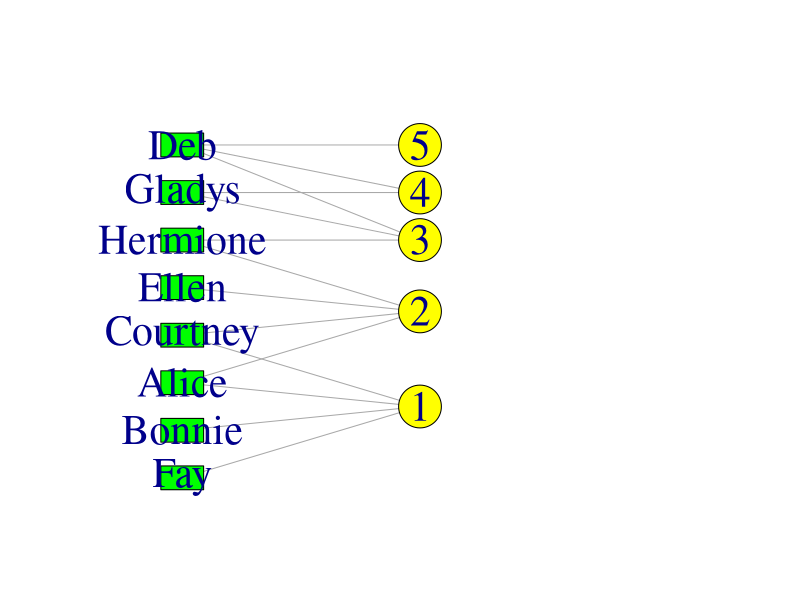
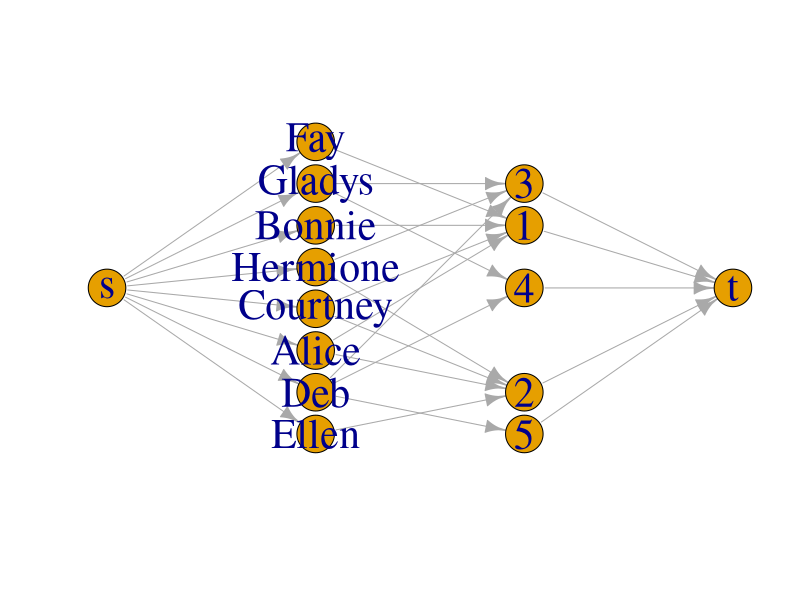
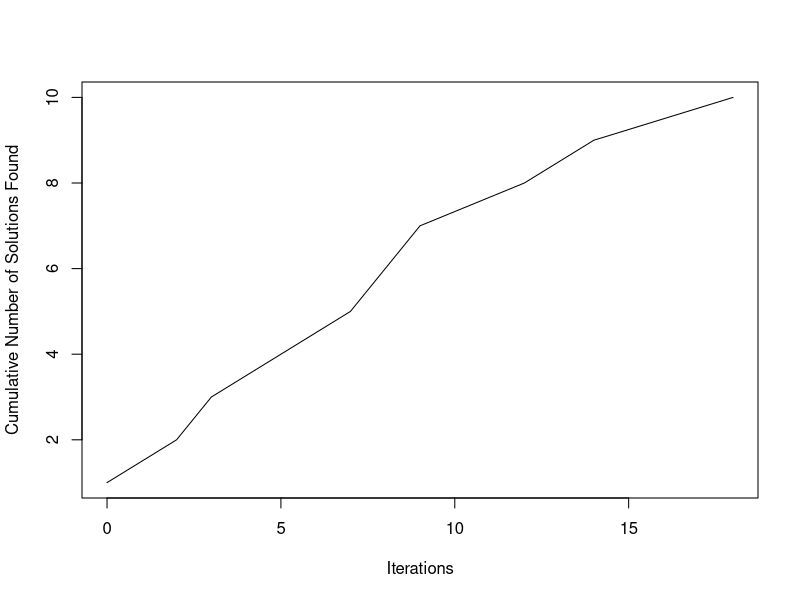

Reproduce these figures in R, in order.
## ---- chunk 1
#load the igraph package
library(igraph)

basketball <- make_graph(~ Alice-1:2, Bonnie-1, Courtney-1:2, Deb-3:4:5,
                         Ellen-2, Fay-1, Gladys-3:4, Hermione-2:3)

V(basketball)$type <- bipartite_mapping(basketball)$type

xycoords <- layout_as_bipartite(basketball)
xycoords.rot <- (xycoords %*% diag(c(1,-1)))[,2:1] #rotate the coordinates appropriate
#space things out a bit
xycoords.rot <- xycoords.rot*10
xycoords.rot[,1] <- xycoords.rot[,1]*5

plot(basketball, layout = xycoords.rot, vertex.shape = c("rectangle","circle")[V(basketball)$type + 1],
     vertex.color = c("green","yellow")[V(basketball)$type + 1],
     vertex.size =900, vertex.size2 =500, rescale = F, ylim = c(-1,80), vertex.label.cex = 2.5,
     vertex.label.dist = 1)

## ---- chunk 2
maximum.bipartite.matching(basketball)
## ---- chunk 3
directed <- graph_from_literal(s-+Alice:Bonnie:Courtney:Deb:Ellen:Fay:Gladys:Hermione,
                                Alice-+1:2, Bonnie-+1, Courtney-+1:2, Deb-+3:4:5,
                         Ellen-+2, Fay-+1, Gladys-+3:4, Hermione-+2:3,
                         t+-1:2:3:4:5)


xycoords <- layout_with_sugiyama(directed)$layout
xycoords.rot <- (xycoords %*% diag(c(1,-1)))[,2:1] #rotate the coordinates appropriate
#space things out a bit
xycoords.rot <- xycoords.rot*10
xycoords.rot[,1] <- xycoords.rot[,1]*5

plot(directed, layout = xycoords.rot, 
     vertex.size =900, rescale = F, xlim = c(-200,-50),
     ylim = c(-1,80), vertex.label.cex = 2.5
     )

## ---- chunk 4
E(directed)[max_flow(directed, "s", "t")$flow == 1]
## ---- chunk 5
factorial(ecount(basketball))
## ---- chunk 6
as_adjacency_matrix(basketball)
## ---- chunk 7
randomizeGraph <- function(graph){
  A <- as_adjacency_matrix(graph)
  n <- sample(1:ncol(A))
  out <- graph_from_adjacency_matrix(A[n,n], mode = "undirected")
  V(out)$type <- bipartite.mapping(out)$type
  return(out)
}
## ---- chunk 8
players <- c("Alice","Bonnie","Courtney","Deb","Ellen","Fay","Gladys","Hermione")
sol1 <- max_bipartite_match(basketball)$matching[players]
solutions <- data.frame(t(sol1))
solutions$Iter <- 0

digests <- digest::digest(sol1) #for speed/convenience I'll keep track of hashes for data points to look for new values

for(i in 1:1e3){
  newGraph <- randomizeGraph(basketball)
  newsol <- max_bipartite_match(newGraph)$matching[players]
  dn <- digest::digest(newsol)
  if(! dn %in% digests){
    digests <- c(digests, dn)
    solutions <- rbind(solutions, data.frame(t(c(newsol, "Iter" = i))))
  }
}

## ---- chunk 9
nrow(solutions)
## ---- chunk 10
plot(solutions$Iter, 1:nrow(solutions), xlab = "Iterations", ylab = "Cumulative Number of Solutions Found", type = "l" )
## ---- chunk 11
originatingNode <- unlist(lapply(lapply(strsplit(attr(E(basketball),"vnames"), "\\|"),sort),"[[",2))
nodeValues <- c(10,5,8.5,2,5,12,6,6.2)
names(nodeValues) <- players
E(basketball)$weight <- nodeValues[originatingNode]
## ---- chunk 12
max_bipartite_match(basketball)
## ---- chunk 13
playing <- matrix(as.numeric(as.matrix((solutions[,-9]))), nrow = nrow(solutions))
playing[is.na(playing)] <- 0
playing[playing > 0] <-1
expectedPts <- playing %*% nodeValues
max(expectedPts)
which(expectedPts == max(expectedPts))
length(which(expectedPts == max(expectedPts)))
